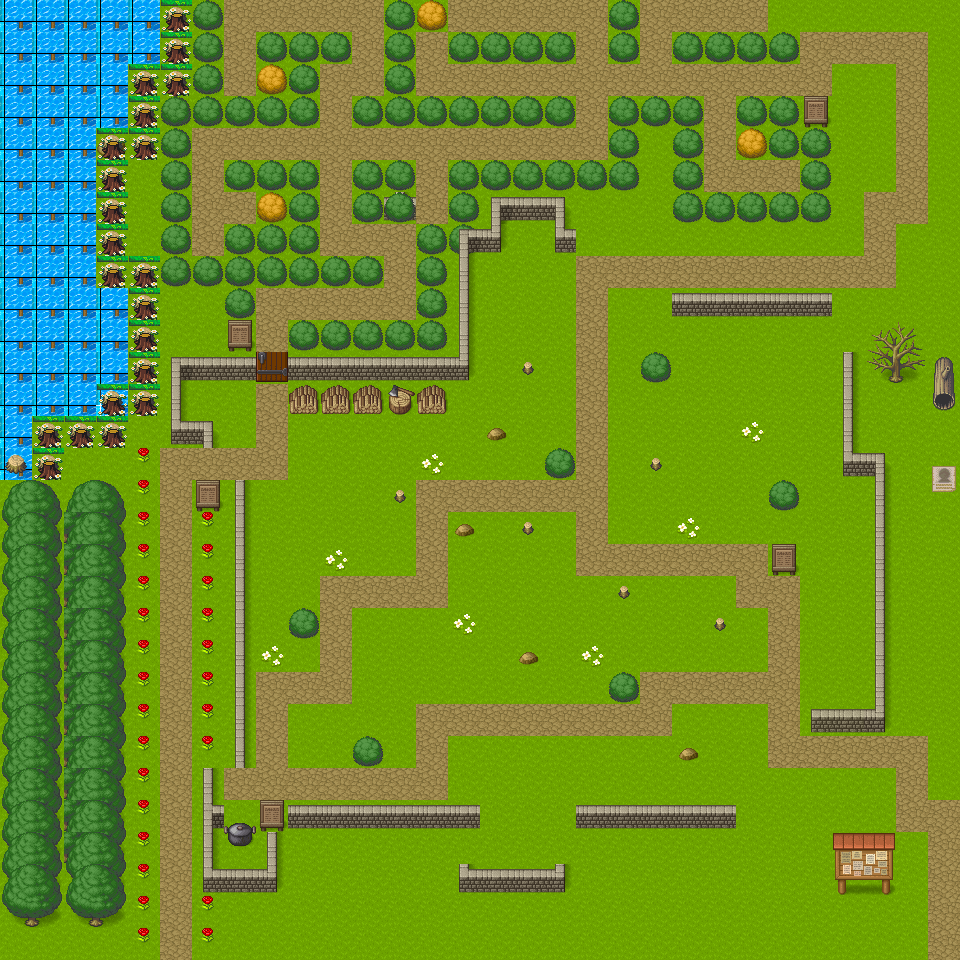

Rendered tile map (Tiled .tmx) drawn with the repository's tilesets; below, a short description and the map source with its tile grids summarised:
An orthogonal 30x30 tile map with 32x32 px tiles, 13 tile layers (page 3, page 2, page 1, collision, ...), 2 tilesets.

<map version="1.5" tiledversion="1.6.0" orientation="orthogonal" renderorder="right-down" width="30" height="30" tilewidth="32" tileheight="32" infinite="0" nextlayerid="17" nextobjectid="7">
 <editorsettings>
  <export target="1chateau-bout-a-vent.json" format="json" />
 </editorsettings>
 <tileset firstgid="1" source="../groupe12/[Base]BaseChip_pipo.tsx" />
 <tileset firstgid="1017" source="../groupe12/32x32_map_tile v3.1.tsx" />
 <layer id="12" name="page 3" width="30" height="30">
  <properties>
   <property name="openWebsite" value="pageWeb/HTML/page2.html" />
  </properties>
  <data>[900 cells, 15 non-empty, 1 distinct tile ids]</data>
 </layer>
 <layer id="11" name="page 2" width="30" height="30" opacity="0.96">
  <properties>
   <property name="openWebsite" value="pageWeb/HTML/page3.html" />
  </properties>
  <data>[900 cells, 12 non-empty, 1 distinct tile ids]</data>
 </layer>
 <layer id="10" name="page 1" width="30" height="30">
  <properties>
   <property name="openWebsite" value="/pageWeb/HTML/page1.html" />
  </properties>
  <data>[900 cells, 16 non-empty, 1 distinct tile ids]</data>
 </layer>
 <layer id="15" name="collision" width="30" height="30">
  <data>[900 cells, 257 non-empty, 5 distinct tile ids]</data>
 </layer>
 <layer id="3" name="detail" width="30" height="30">
  <data>[900 cells, 13 non-empty, 6 distinct tile ids]</data>
 </layer>
 <layer id="4" name="meubles" width="30" height="30">
  <data>[900 cells, 14 non-empty, 5 distinct tile ids]</data>
 </layer>
 <layer id="5" name="sol" width="30" height="30">
  <data>[900 cells, 899 non-empty, 2 distinct tile ids]</data>
 </layer>
 <layer id="2" name="sol2" width="30" height="30" opacity="0.97">
  <data>[900 cells, 282 non-empty, 17 distinct tile ids]</data>
 </layer>
 <layer id="16" name="Calque de Tuiles 13" width="30" height="30">
  <data>[900 cells, 0 non-empty, 0 distinct tile ids]</data>
 </layer>
 <layer id="6" name="mur" width="30" height="30">
  <data>[900 cells, 535 non-empty, 35 distinct tile ids]</data>
 </layer>
 <layer id="13" name="start" width="30" height="30">
  <data>[900 cells, 0 non-empty, 0 distinct tile ids]</data>
 </layer>
 <layer id="14" name="end" width="30" height="30">
  <data>[900 cells, 0 non-empty, 0 distinct tile ids]</data>
 </layer>
 <layer id="9" name="cache" width="30" height="30">
  <data>[900 cells, 26 non-empty, 6 distinct tile ids]</data>
 </layer>
 <objectgroup id="7" name="floorlayer" />
</map>
